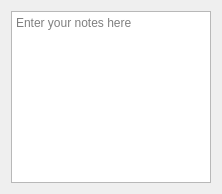
<?xml version="1.0" encoding="UTF-8"?>
<ui version="4.0">
 <class>widget_Notes</class>
 <widget class="QWidget" name="widget_Notes">
  <property name="geometry">
   <rect>
    <x>0</x>
    <y>0</y>
    <width>222</width>
    <height>194</height>
   </rect>
  </property>
  <property name="windowTitle">
   <string>Notes</string>
  </property>
  <layout class="QGridLayout" name="gridLayout_2">
   <item row="0" column="1">
    <widget class="QTextEdit" name="textEdit_Notes">
     <property name="sizeIncrement">
      <size>
       <width>1</width>
       <height>1</height>
      </size>
     </property>
     <property name="markdown">
      <string notr="true"/>
     </property>
     <property name="html">
      <string notr="true">&lt;!DOCTYPE HTML PUBLIC &quot;-//W3C//DTD HTML 4.0//EN&quot; &quot;http://www.w3.org/TR/REC-html40/strict.dtd&quot;&gt;
&lt;html&gt;&lt;head&gt;&lt;meta name=&quot;qrichtext&quot; content=&quot;1&quot; /&gt;&lt;meta charset=&quot;utf-8&quot; /&gt;&lt;style type=&quot;text/css&quot;&gt;
p, li { white-space: pre-wrap; }
hr { height: 1px; border-width: 0; }
li.unchecked::marker { content: &quot;\2610&quot;; }
li.checked::marker { content: &quot;\2612&quot;; }
&lt;/style&gt;&lt;/head&gt;&lt;body style=&quot; font-family:'Noto Sans'; font-size:9pt; font-weight:400; font-style:normal;&quot;&gt;
&lt;p style=&quot;-qt-paragraph-type:empty; margin-top:0px; margin-bottom:0px; margin-left:0px; margin-right:0px; -qt-block-indent:0; text-indent:0px;&quot;&gt;&lt;br /&gt;&lt;/p&gt;&lt;/body&gt;&lt;/html&gt;</string>
     </property>
     <property name="tabStopDistance">
      <double>20.000000000000000</double>
     </property>
     <property name="placeholderText">
      <string>Enter your notes here</string>
     </property>
    </widget>
   </item>
  </layout>
 </widget>
 <resources/>
 <connections/>
</ui>
